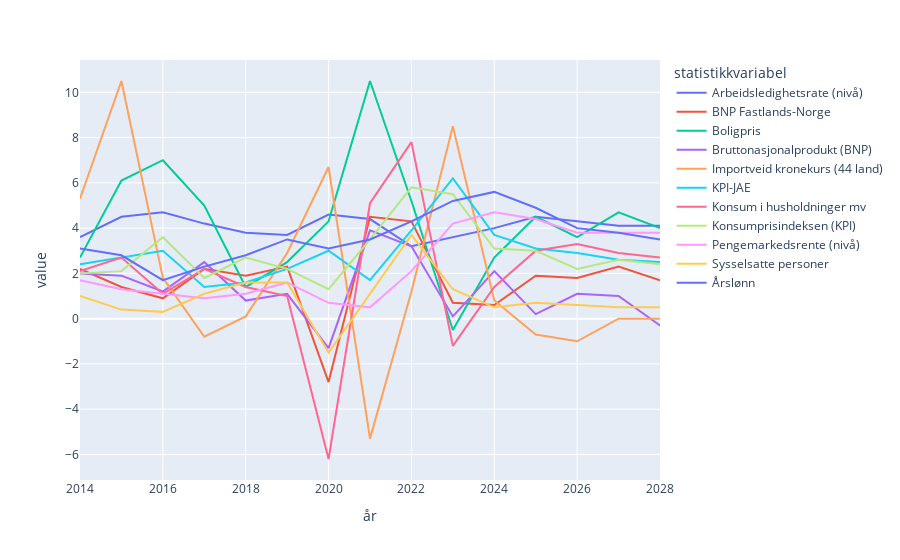

This figure's notebook cell:
### Markdown cell above
Da fungerer plot av df2 uten parametre

### Code cell
df2.plot()

### Figure 1 — Plotly figure (JSON) as saved in the notebook; plotly's stock layout.template omitted (floating-point values rounded to 4 significant figures)
{"data": [{"hovertemplate": "statistikkvariabel=Arbeidsledighetsrate (nivå)<br>år=%{x}<br>value=%{y}<extra></extra>", "legendgroup": "Arbeidsledighetsrate (nivå)", "line": {"color": "#636efa", "dash": "solid"}, "marker": {"symbol": "circle"}, "mode": "lines", "name": "Arbeidsledighetsrate (nivå)", "orientation": "v", "showlegend": true, "type": "scatter", "x": [2014, 2015, 2016, 2017, 2018, 2019, 2020, 2021, 2022, 2023, 2024, 2025, 2026, 2027, 2028], "xaxis": "x", "y": [3.6, 4.5, 4.7, 4.2, 3.8, 3.7, 4.6, 4.4, 3.2, 3.6, 4.0, 4.5, 4.3, 4.1, 4.1], "yaxis": "y"}, {"hovertemplate": "statistikkvariabel=BNP Fastlands-Norge<br>år=%{x}<br>value=%{y}<extra></extra>", "legendgroup": "BNP Fastlands-Norge", "line": {"color": "#EF553B", "dash": "solid"}, "marker": {"symbol": "circle"}, "mode": "lines", "name": "BNP Fastlands-Norge", "orientation": "v", "showlegend": true, "type": "scatter", "x": [2014, 2015, 2016, 2017, 2018, 2019, 2020, 2021, 2022, 2023, 2024, 2025, 2026, 2027, 2028], "xaxis": "x", "y": [2.2, 1.4, 0.9, 2.2, 1.9, 2.3, -2.8, 4.5, 4.3, 0.7, 0.6, 1.9, 1.8, 2.3, 1.7], "yaxis": "y"}, {"hovertemplate": "statistikkvariabel=Boligpris<br>år=%{x}<br>value=%{y}<extra></extra>", "legendgroup": "Boligpris", "line": {"color": "#00cc96", "dash": "solid"}, "marker": {"symbol": "circle"}, "mode": "lines", "name": "Boligpris", "orientation": "v", "showlegend": true, "type": "scatter", "x": [2014, 2015, 2016, 2017, 2018, 2019, 2020, 2021, 2022, 2023, 2024, 2025, 2026, 2027, 2028], "xaxis": "x", "y": [2.7, 6.1, 7.0, 5.0, 1.4, 2.5, 4.3, 10.5, 5.2, -0.5, 2.7, 4.5, 3.6, 4.7, 4.0], "yaxis": "y"}, {"hovertemplate": "statistikkvariabel=Bruttonasjonalprodukt (BNP)<br>år=%{x}<br>value=%{y}<extra></extra>", "legendgroup": "Bruttonasjonalprodukt (BNP)", "line": {"color": "#ab63fa", "dash": "solid"}, "marker": {"symbol": "circle"}, "mode": "lines", "name": "Bruttonasjonalprodukt (BNP)", "orientation": "v", "showlegend": true, "type": "scatter", "x": [2014, 2015, 2016, 2017, 2018, 2019, 2020, 2021, 2022, 2023, 2024, 2025, 2026, 2027, 2028], "xaxis": "x", "y": [2.0, 1.9, 1.2, 2.5, 0.8, 1.1, -1.3, 3.9, 3.2, 0.1, 2.1, 0.2, 1.1, 1.0, -0.3], "yaxis": "y"}, {"hovertemplate": "statistikkvariabel=Importveid kronekurs (44 land)<br>år=%{x}<br>value=%{y}<extra></extra>", "legendgroup": "Importveid kronekurs (44 land)", "line": {"color": "#FFA15A", "dash": "solid"}, "marker": {"symbol": "circle"}, "mode": "lines", "name": "Importveid kronekurs (44 land)", "orientation": "v", "showlegend": true, "type": "scatter", "x": [2014, 2015, 2016, 2017, 2018, 2019, 2020, 2021, 2022, 2023, 2024, 2025, 2026, 2027, 2028], "xaxis": "x", "y": [5.3, 10.5, 1.8, -0.8, 0.1, 2.9, 6.7, -5.3, 1.2, 8.5, 0.8, -0.7, -1.0, 0.0, 0.0], "yaxis": "y"}, {"hovertemplate": "statistikkvariabel=KPI-JAE<br>år=%{x}<br>value=%{y}<extra></extra>", "legendgroup": "KPI-JAE", "line": {"color": "#19d3f3", "dash": "solid"}, "marker": {"symbol": "circle"}, "mode": "lines", "name": "KPI-JAE", "orientation": "v", "showlegend": true, "type": "scatter", "x": [2014, 2015, 2016, 2017, 2018, 2019, 2020, 2021, 2022, 2023, 2024, 2025, 2026, 2027, 2028], "xaxis": "x", "y": [2.4, 2.7, 3.0, 1.4, 1.6, 2.2, 3.0, 1.7, 3.9, 6.2, 3.7, 3.1, 2.9, 2.6, 2.5], "yaxis": "y"}, {"hovertemplate": "statistikkvariabel=Konsum i husholdninger mv<br>år=%{x}<br>value=%{y}<extra></extra>", "legendgroup": "Konsum i husholdninger mv", "line": {"color": "#FF6692", "dash": "solid"}, "marker": {"symbol": "circle"}, "mode": "lines", "name": "Konsum i husholdninger mv", "orientation": "v", "showlegend": true, "type": "scatter", "x": [2014, 2015, 2016, 2017, 2018, 2019, 2020, 2021, 2022, 2023, 2024, 2025, 2026, 2027, 2028], "xaxis": "x", "y": [2.1, 2.7, 1.1, 2.2, 1.4, 1.0, -6.2, 5.1, 7.8, -1.2, 1.4, 3.0, 3.3, 2.9, 2.7], "yaxis": "y"}, {"hovertemplate": "statistikkvariabel=Konsumprisindeksen (KPI)<br>år=%{x}<br>value=%{y}<extra></extra>", "legendgroup": "Konsumprisindeksen (KPI)", "line": {"color": "#B6E880", "dash": "solid"}, "marker": {"symbol": "circle"}, "mode": "lines", "name": "Konsumprisindeksen (KPI)", "orientation": "v", "showlegend": true, "type": "scatter", "x": [2014, 2015, 2016, 2017, 2018, 2019, 2020, 2021, 2022, 2023, 2024, 2025, 2026, 2027, 2028], "xaxis": "x", "y": [2.0, 2.1, 3.6, 1.8, 2.7, 2.2, 1.3, 3.5, 5.8, 5.5, 3.1, 3.0, 2.2, 2.6, 2.4], "yaxis": "y"}, {"hovertemplate": "statistikkvariabel=Pengemarkedsrente (nivå)<br>år=%{x}<br>value=%{y}<extra></extra>", "legendgroup": "Pengemarkedsrente (nivå)", "line": {"color": "#FF97FF", "dash": "solid"}, "marker": {"symbol": "circle"}, "mode": "lines", "name": "Pengemarkedsrente (nivå)", "orientation": "v", "showlegend": true, "type": "scatter", "x": [2014, 2015, 2016, 2017, 2018, 2019, 2020, 2021, 2022, 2023, 2024, 2025, 2026, 2027, 2028], "xaxis": "x", "y": [1.7, 1.3, 1.1, 0.9, 1.1, 1.6, 0.7, 0.5, 2.1, 4.2, 4.7, 4.4, 3.8, 3.8, 3.8], "yaxis": "y"}, {"hovertemplate": "statistikkvariabel=Sysselsatte personer<br>år=%{x}<br>value=%{y}<extra></extra>", "legendgroup": "Sysselsatte personer", "line": {"color": "#FECB52", "dash": "solid"}, "marker": {"symbol": "circle"}, "mode": "lines", "name": "Sysselsatte personer", "orientation": "v", "showlegend": true, "type": "scatter", "x": [2014, 2015, 2016, 2017, 2018, 2019, 2020, 2021, 2022, 2023, 2024, 2025, 2026, 2027, 2028], "xaxis": "x", "y": [1.0, 0.4, 0.3, 1.1, 1.6, 1.6, -1.5, 1.1, 3.7, 1.3, 0.5, 0.7, 0.6, 0.5, 0.5], "yaxis": "y"}, {"hovertemplate": "statistikkvariabel=Årslønn<br>år=%{x}<br>value=%{y}<extra></extra>", "legendgroup": "Årslønn", "line": {"color": "#636efa", "dash": "solid"}, "marker": {"symbol": "circle"}, "mode": "lines", "name": "Årslønn", "orientation": "v", "showlegend": true, "type": "scatter", "x": [2014, 2015, 2016, 2017, 2018, 2019, 2020, 2021, 2022, 2023, 2024, 2025, 2026, 2027, 2028], "xaxis": "x", "y": [3.1, 2.8, 1.7, 2.3, 2.8, 3.5, 3.1, 3.5, 4.3, 5.2, 5.6, 4.9, 4.0, 3.8, 3.5], "yaxis": "y"}], "layout": {"legend": {"title": {"text": "statistikkvariabel"}, "tracegroupgap": 0}, "margin": {"t": 60}, "xaxis": {"anchor": "y", "domain": [0, 1], "title": {"text": "år"}}, "yaxis": {"anchor": "x", "domain": [0, 1], "title": {"text": "value"}}}}
